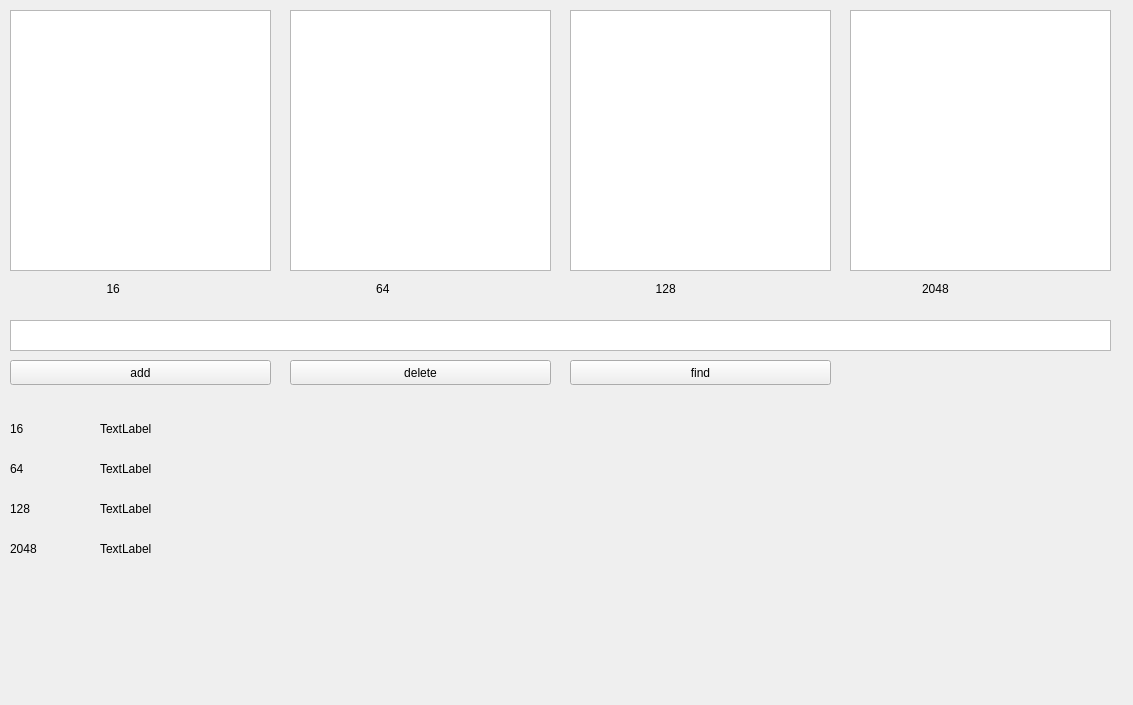
<?xml version="1.0" encoding="UTF-8"?>
<ui version="4.0">
 <class>mainwindow</class>
 <widget class="QWidget" name="mainwindow">
  <property name="geometry">
   <rect>
    <x>0</x>
    <y>0</y>
    <width>1133</width>
    <height>705</height>
   </rect>
  </property>
  <property name="windowTitle">
   <string>mainwindow</string>
  </property>
  <widget class="QPlainTextEdit" name="plainTextEdit">
   <property name="geometry">
    <rect>
     <x>10</x>
     <y>10</y>
     <width>261</width>
     <height>261</height>
    </rect>
   </property>
   <property name="textInteractionFlags">
    <set>Qt::TextSelectableByKeyboard|Qt::TextSelectableByMouse</set>
   </property>
  </widget>
  <widget class="QPlainTextEdit" name="plainTextEdit_2">
   <property name="geometry">
    <rect>
     <x>290</x>
     <y>10</y>
     <width>261</width>
     <height>261</height>
    </rect>
   </property>
   <property name="textInteractionFlags">
    <set>Qt::TextSelectableByKeyboard|Qt::TextSelectableByMouse</set>
   </property>
  </widget>
  <widget class="QPlainTextEdit" name="plainTextEdit_3">
   <property name="geometry">
    <rect>
     <x>570</x>
     <y>10</y>
     <width>261</width>
     <height>261</height>
    </rect>
   </property>
   <property name="textInteractionFlags">
    <set>Qt::TextSelectableByKeyboard|Qt::TextSelectableByMouse</set>
   </property>
  </widget>
  <widget class="QPlainTextEdit" name="plainTextEdit_4">
   <property name="geometry">
    <rect>
     <x>850</x>
     <y>10</y>
     <width>261</width>
     <height>261</height>
    </rect>
   </property>
   <property name="textInteractionFlags">
    <set>Qt::TextSelectableByKeyboard|Qt::TextSelectableByMouse</set>
   </property>
  </widget>
  <widget class="QLabel" name="label">
   <property name="geometry">
    <rect>
     <x>10</x>
     <y>280</y>
     <width>1101</width>
     <height>17</height>
    </rect>
   </property>
   <property name="text">
    <string>                             16                                                                             64                                                                                128                                                                          2048</string>
   </property>
  </widget>
  <widget class="QPlainTextEdit" name="plainTextEdit_5">
   <property name="geometry">
    <rect>
     <x>10</x>
     <y>320</y>
     <width>1101</width>
     <height>31</height>
    </rect>
   </property>
  </widget>
  <widget class="QPushButton" name="pushButton">
   <property name="geometry">
    <rect>
     <x>10</x>
     <y>360</y>
     <width>261</width>
     <height>25</height>
    </rect>
   </property>
   <property name="text">
    <string>add</string>
   </property>
  </widget>
  <widget class="QPushButton" name="pushButton_2">
   <property name="geometry">
    <rect>
     <x>290</x>
     <y>360</y>
     <width>261</width>
     <height>25</height>
    </rect>
   </property>
   <property name="text">
    <string>delete</string>
   </property>
  </widget>
  <widget class="QPushButton" name="pushButton_3">
   <property name="geometry">
    <rect>
     <x>570</x>
     <y>360</y>
     <width>261</width>
     <height>25</height>
    </rect>
   </property>
   <property name="text">
    <string>find</string>
   </property>
  </widget>
  <widget class="QLabel" name="label_2">
   <property name="geometry">
    <rect>
     <x>100</x>
     <y>420</y>
     <width>66</width>
     <height>17</height>
    </rect>
   </property>
   <property name="text">
    <string>TextLabel</string>
   </property>
  </widget>
  <widget class="QLabel" name="label_3">
   <property name="geometry">
    <rect>
     <x>100</x>
     <y>460</y>
     <width>66</width>
     <height>17</height>
    </rect>
   </property>
   <property name="text">
    <string>TextLabel</string>
   </property>
  </widget>
  <widget class="QLabel" name="label_4">
   <property name="geometry">
    <rect>
     <x>100</x>
     <y>500</y>
     <width>66</width>
     <height>17</height>
    </rect>
   </property>
   <property name="text">
    <string>TextLabel</string>
   </property>
  </widget>
  <widget class="QLabel" name="label_5">
   <property name="geometry">
    <rect>
     <x>100</x>
     <y>540</y>
     <width>66</width>
     <height>17</height>
    </rect>
   </property>
   <property name="text">
    <string>TextLabel</string>
   </property>
  </widget>
  <widget class="QLabel" name="label_6">
   <property name="geometry">
    <rect>
     <x>10</x>
     <y>420</y>
     <width>66</width>
     <height>17</height>
    </rect>
   </property>
   <property name="text">
    <string>16</string>
   </property>
  </widget>
  <widget class="QLabel" name="label_7">
   <property name="geometry">
    <rect>
     <x>10</x>
     <y>460</y>
     <width>66</width>
     <height>17</height>
    </rect>
   </property>
   <property name="text">
    <string>64</string>
   </property>
  </widget>
  <widget class="QLabel" name="label_8">
   <property name="geometry">
    <rect>
     <x>10</x>
     <y>500</y>
     <width>66</width>
     <height>17</height>
    </rect>
   </property>
   <property name="text">
    <string>128</string>
   </property>
  </widget>
  <widget class="QLabel" name="label_9">
   <property name="geometry">
    <rect>
     <x>10</x>
     <y>540</y>
     <width>66</width>
     <height>17</height>
    </rect>
   </property>
   <property name="text">
    <string>2048</string>
   </property>
  </widget>
 </widget>
 <resources/>
 <connections/>
</ui>
